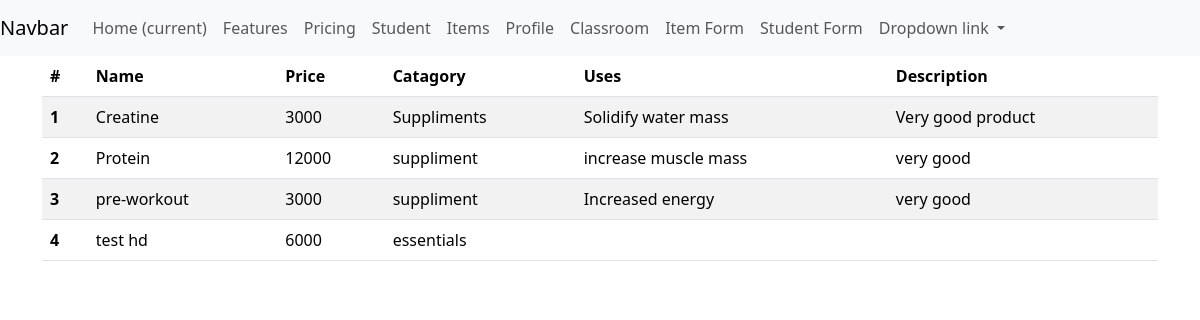
Before: /tables/item/ with the older database file.
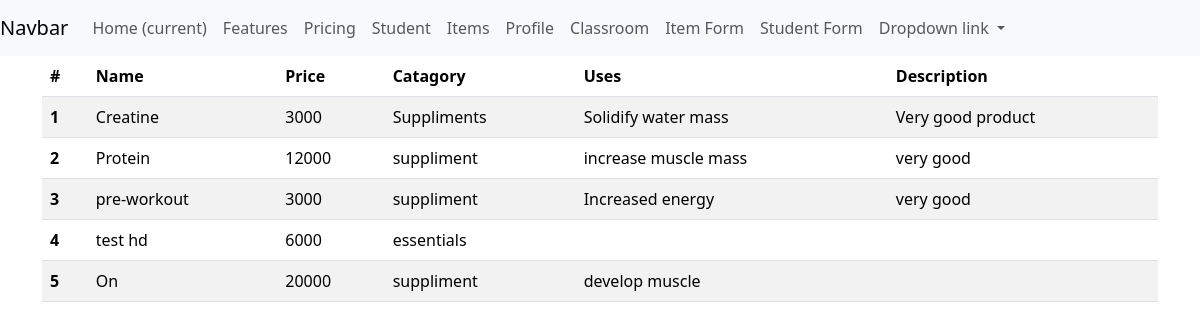
After: the same page with the newer database file.
### tables/models.py (models this page shows, shortened)
class Items(models.Model):
    name = models.CharField(max_length=20)
    price = models.IntegerField()
    catagory = models.CharField(max_length=30)
    uses = models.TextField()
    description = models.TextField()

### tables/views.py (the view)
# urls.py: path("item/", item, name = "item"),
def item(request):
    items= Items.objects.all()
    return render(request, template_name="tables/item.html", context={"items":items})

### tables/templates/tables/item.html
{% extends 'temp_inheritance/base.html'%}
{% block content %}
<table class="table table-striped table-hover">
    <thead>
      <tr>
        <th scope="col">#</th>
        <th scope="col">Name</th>
        <th scope="col">Price</th>
        <th scope="col">Catagory</th>
        <th scope="col">Uses</th>
        <th scope="col">Description</th>
      </tr>
    </thead>
    <tbody>
        {% for info in items %}
      <tr>
        <th scope="row">{{forloop.counter}}</th>
        <td>{{info.name}}</td>
        <td>{{info.price}}</td>
        <td>{{info.catagory}}</td>
        <td>{{info.uses}}</td>
        <td>{{info.description}}</td>
        {% endfor %}
      </tr>
    </tbody>
  </table>
{% endblock %}

Changed rows visible on the page:
added Items: name "On", price "20000", catagory "suppliment", uses "develop muscle"
